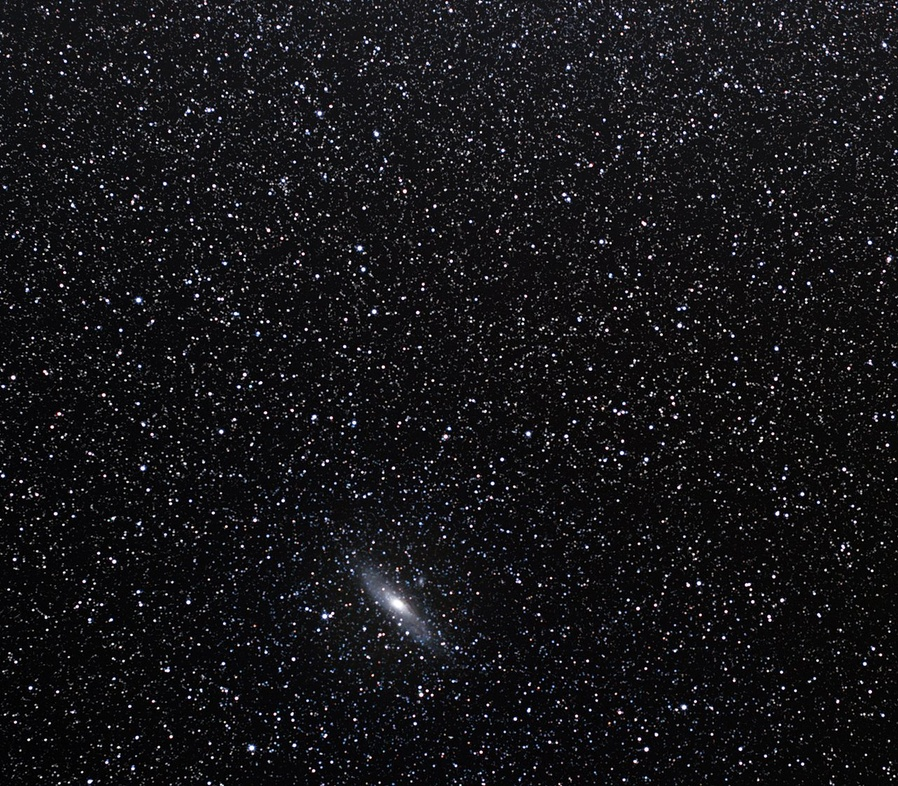
#> input picture b07.jpg, 898 x 786 px, shrunk from 1280 x 1120 before the run
$ python test.py
#> lines starting #> are read from the running program, lines starting #| are printed output that depends on the picture
import random
import matplotlib.pyplot as plt
import numpy as np
from matplotlib.colors import ListedColormap
import matplotlib.image as mpimg
from heapq import heappop, heappush

# Constants
WIDTH, HEIGHT = 15, 15
DIRECTIONAL_WEIGHTS = {'N': 1.2, 'S': 1.0, 'E': 1.5, 'W': 1.3}  # Different weights for each direction
DIRECTIONS = {'N': (-1, 0), 'S': (1, 0), 'E': (0, 1), 'W': (0, -1)}

# Load background image
background_image = mpimg.imread('b07.jpg')
#> background_image is the input picture: shape (786, 898, 3); mean R, G, B 22.8, 22.2, 25.1

# Initialize maze grid with walls (1 represents a wall, 0 represents a path)
maze = np.ones((2 * WIDTH + 1, 2 * HEIGHT + 1), dtype=int)


def carve(x, y):
    """Recursive function to carve out a maze."""
#> called with x = 0, y = 0
    maze[2 * x + 1, 2 * y + 1] = 0  # Mark current cell as path
    directions = list(DIRECTIONS.items())
    random.shuffle(directions)  # Randomize directions

    for _, (dx, dy) in directions:
        nx, ny = x + dx, y + dy
        if 0 <= nx < WIDTH and 0 <= ny < HEIGHT and maze[2 * nx + 1, 2 * ny + 1] == 1:
            # Carve wall between current cell and next cell
            maze[2 * x + 1 + dx, 2 * y + 1 + dy] = 0
            carve(nx, ny)


# Start carving from the top-left corner of the grid
carve(0, 0)

# Define start and end points
start = (1, 1)
end = (2 * WIDTH - 1, 2 * HEIGHT - 1)
maze[start] = 0
maze[end] = 0


def heuristic(a, b):
    """Heuristic function for A* (Manhattan distance)"""
    return abs(a[0] - b[0]) + abs(a[1] - b[1])


def a_star(maze, start, end):
    """A* algorithm to find the shortest path in a weighted maze."""
#> called with start = (1, 1), end = (29, 29)
    open_set = []
    heappush(open_set, (0, start))  # Priority queue of (cost, position)

    came_from = {}
    cost_so_far = {start: 0}

    while open_set:
        current_cost, current = heappop(open_set)

        if current == end:
            # Reconstruct path
            path = []
            while current in came_from:
                path.append(current)
                current = came_from[current]
            return path[::-1]

        for direction, (dx, dy) in DIRECTIONS.items():
            # New cell position
            nx, ny = current[0] + 2 * dx, current[1] + 2 * dy  # Move two cells to cross walls
            mx, my = current[0] + dx, current[1] + dy  # Middle cell (potential wall position)
            new_position = (nx, ny)

            if (0 <= nx < maze.shape[0] and 0 <= ny < maze.shape[1] and
                    maze[nx, ny] == 0 and maze[mx, my] == 0):

                # Calculate new cost with directional weight
                new_cost = cost_so_far[current] + DIRECTIONAL_WEIGHTS[direction]

                if new_position not in cost_so_far or new_cost < cost_so_far[new_position]:
                    cost_so_far[new_position] = new_cost
                    priority = new_cost + heuristic(new_position, end)
                    heappush(open_set, (priority, new_position))
                    came_from[new_position] = current

    return None  # Return None if no path is found


# Find the shortest path
path = a_star(maze, start, end)

# Define a colormap for the maze
cmap = ListedColormap(['black', 'darkgrey'])

# Create and display the figure with the background and the maze
fig, ax = plt.subplots(figsize=(8, 6))
fig.set_facecolor("black")
ax.imshow(background_image, extent=[0, maze.shape[1], 0, maze.shape[0]])  # Background image
ax.imshow(maze, cmap=cmap, alpha=0.5)  # Maze overlay with transparency

# Draw the shortest path if it exists
if path:
    path_x, path_y = zip(*path)
    ax.plot(path_y, path_x, color="cyan", linewidth=2, label="Drone Path")  # Draw path

# Mark start and end points
ax.plot(start[1], start[0], "go", label="Start")  # Start point in green
ax.plot(end[1], end[0], "ro", label="End")  # End point in red

ax.axis('off')  # Hide axes
plt.legend(loc="upper left")
plt.show()
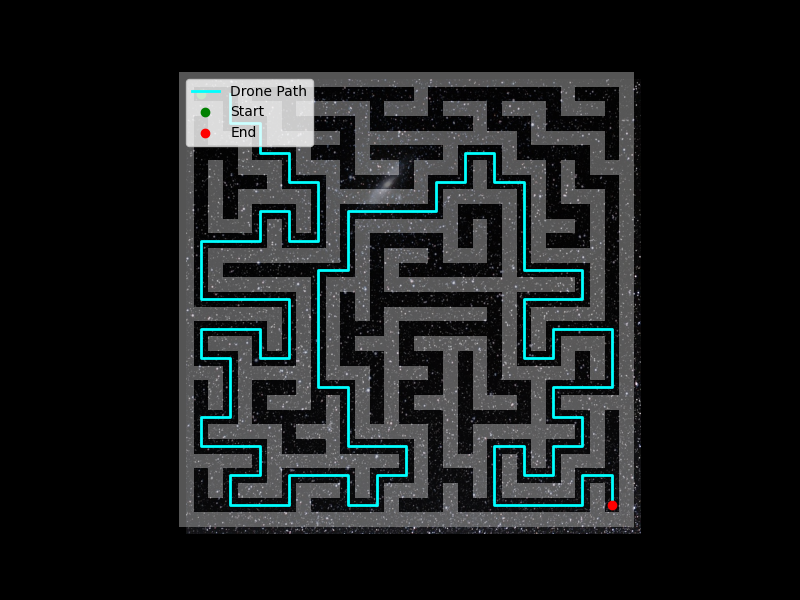
#> figure drawn by matplotlib, 1 panel
